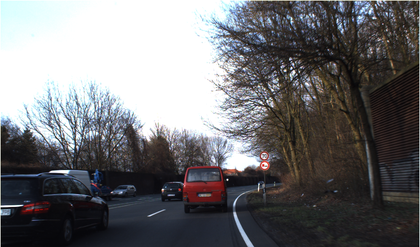
%> input picture Trabajo 3/Test/00011.ppm, 420 x 247 px, shrunk from 1360 x 800 before the run
$ octave NetTest.m   (GNU Octave 9; MATLAB toolbox functions it lacks are replaced by stand-ins)
%> lines starting %> are read from the running program, lines starting %| are printed output that depends on the picture
clear all; close all; clc
load('redNeuronal.mat');

nombre = ['00011'  '.ppm']; % Creamos el nombre de la imagen
img1 = imread(fullfile('.\Test',nombre)); % leemos la imagen y la pasamos a double
%> img1 is the input picture: size 247x420x3 uint8; mean R, G, B 110.9, 110.8, 113.1
C=8;
img = double(rgb2gray(img1));
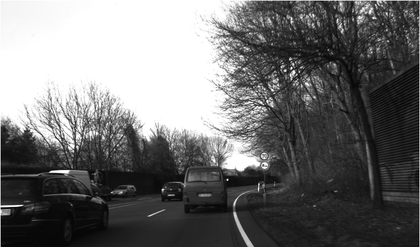
%> img: size 247x420 double; min 0, max 255, mean 111.1
img1=rgb2hsv(img1);
%> img1: size 247x420x3 double; mean H, S, V 0.36, 0.176, 0.464
[fil, col, cap] = size(img1);
%> fil = 247; col = 420; cap = 3
fC = [];
roja1=0; verde1=0; azul1=0;
for f=1:fil
    for c=1:col
        roja1 = roja1 + double(img1(f,c,1));
        verde1 = verde1 + double(img1(f,c,2));
        azul1 = azul1 + double(img1(f,c,3));
    end
end
%> after the loop, azul1 = 48149.6; roja1 = 37328; verde1 = 18228.4
comp1 = [roja1, verde1, azul1]/(fil*col); %Sacamos un valor del vector de caracteristicas
%> comp1 = [0.36 0.176 0.464]
comp1 = comp1';
%> comp1 = [0.36; 0.176; 0.464]
%Cuadrante 1 de la imagen
imgC1 = img(1:fil/2,1:col/2);
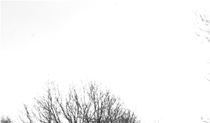
%> imgC1: size 123x210 double; min 35, max 255, mean 246.5
[Y, lambda, A, Xs] = pca(imgC1,'NumComponents', C);%'Rows', 'all'); %Realiza un analisis PCA de img y retorna Xs con C caracteristicas(descritor)
%> A = 107 values, max 93167.6 at index 1, min 7.23e-06 at index 107, mean 1240.3; Xs = 123 values, max 121 at index 36, min 7.28 at index 61, mean 106.1
C1 = lambda(1,:)';
%> C1 = [155.9; 18.08; 17.53; 12.57; 0.178; 4.64; 1.22; 4.79]
disp('Cuadrante 1');
%> (the run ends here)
